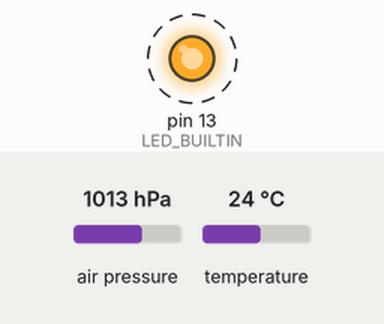
A sketch run on a simulated Arduino Uno, built with avr-gcc and run on an emulated ATmega328P. Parts: output pins drawn as LEDs (lit = HIGH). Dashed ring = blinking. The test bench sets the inputs (shaded band); at power-on: air pressure 1013 hPa, temperature 24 °C. What the sketch prints to the serial monitor is not drawn.

Above: at 0.5 s.
Timing chart, 0 to 5.8 s (numbered marks = the images above):
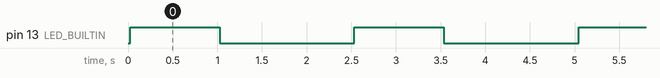

The sketch:

K_Medeiros.ino
```cpp
// the setup function runs once when you press reset or power the board

#include <Adafruit_BMP085.h>
Adafruit_BMP085 bmp;

void setup() {
  // initialize digital pin LED_BUILTIN as an output.
  pinMode(LED_BUILTIN, OUTPUT);

   Serial.begin(9600);
    if (!bmp.begin()) {
    Serial.println("Could not find a valid BMP085 sensor, check wiring!");
    while (1) {}
    }

    Serial.print("Temperature \t");
    Serial.print(" Pressure \t");
    Serial.print(" Altitude \t");
    Serial.print(" Pressure at sealevel (calculated) \t");
    Serial.println(" Real altitude \t");
}

// the loop function runs over and over again forever
void loop() {
  digitalWrite(LED_BUILTIN, HIGH);   // turn the LED on (HIGH is the voltage level)
  delay(1000);                       // wait for a second
  digitalWrite(LED_BUILTIN, LOW);    // turn the LED off by making the voltage LOW
  delay(1000);                       // wait for a second


  Serial.print(bmp.readTemperature());
  Serial.print("\t");
  //Serial.print(" *C");


  Serial.print(bmp.readPressure());
  Serial.print("\t");
  //Serial.print(" Pa");

  // Calculate altitude assuming 'standard' barometric
  // pressure of 1013.25 millibar = 101325 Pascal

  Serial.print(bmp.readAltitude());
  Serial.print("\t");
  //Serial.print(" meters");


  Serial.print(bmp.readSealevelPressure());
  Serial.print("\t");
  //Serial.print(" Pa");

  // you can get a more precise measurement of altitude
  // if you know the current sea level pressure which will
  // vary with weather and such. If it is 1015 millibars
  // that is equal to 101500 Pascals.

  Serial.print(bmp.readAltitude(101500));
  //Serial.print(" meters");

  Serial.println();
  delay(500);
}
```

Measured:
- by itself, pin 13 (LED_BUILTIN): alternates HIGH for 1.0 s and LOW for 1.5 s
